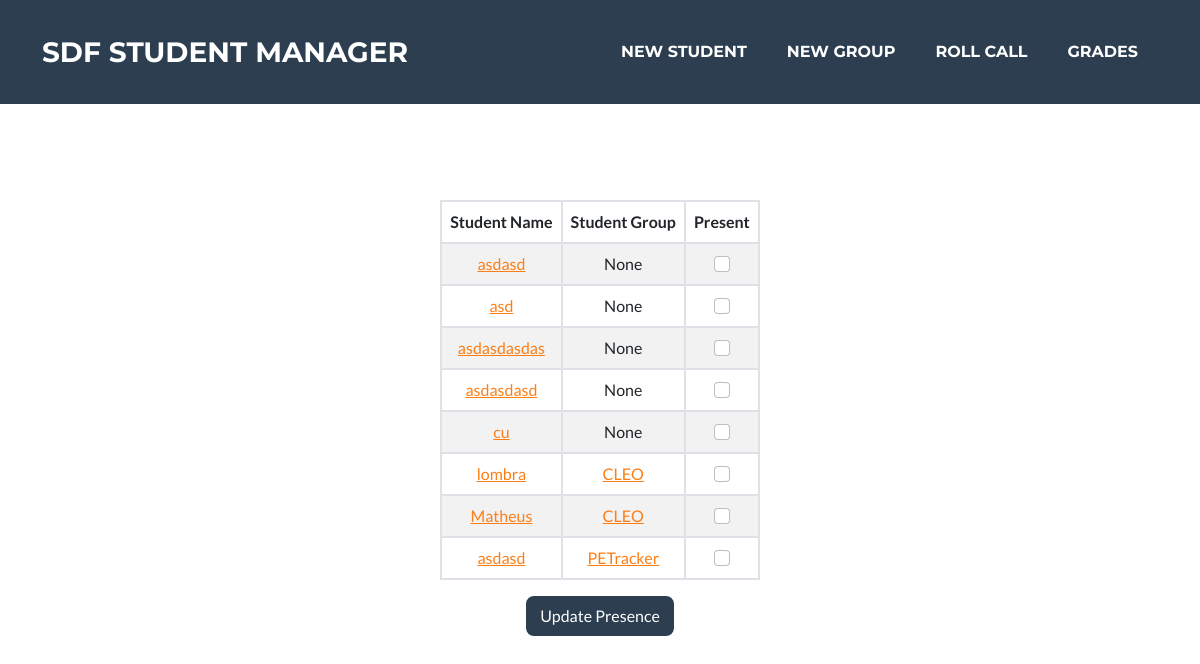
/rollcall/, run on an earlier commit of the app's database.
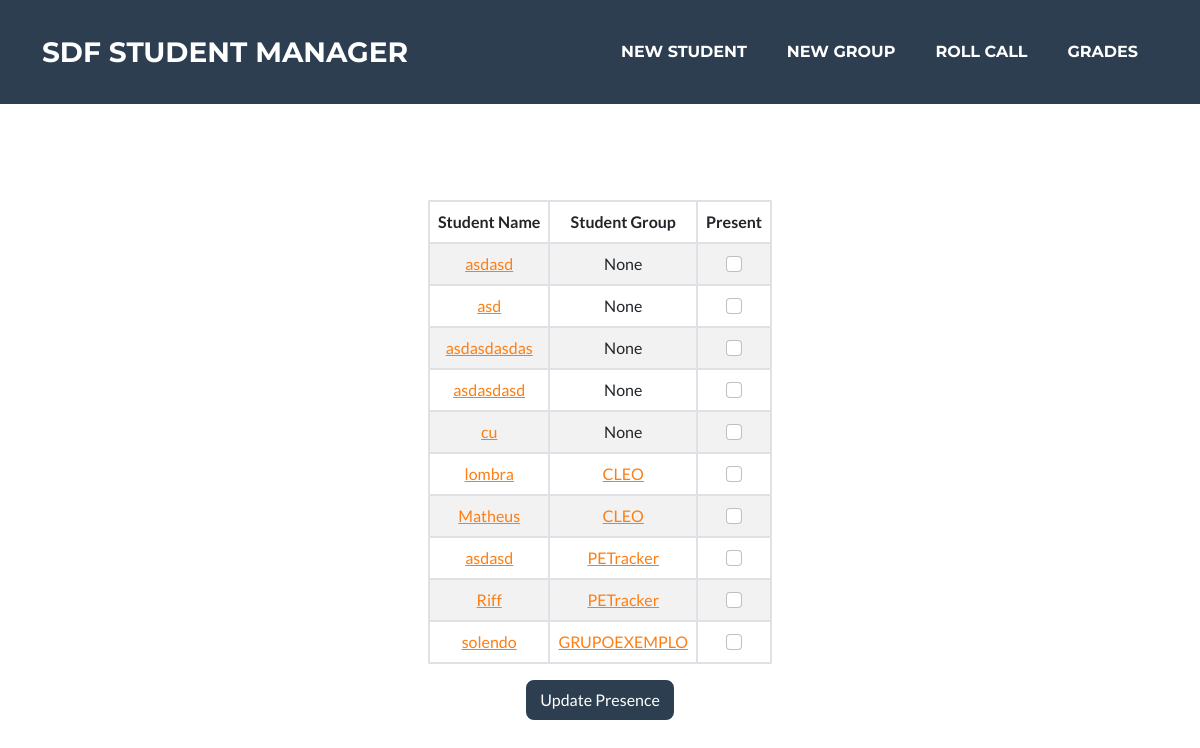
And on a later commit of the database.
### presence_count/models.py (models this page shows, shortened)
class Student(models.Model):
    name = models.CharField(max_length=100)
    email = models.EmailField(max_length=100)
    grade_1 = models.FloatField(default=0)
    grade_2 = models.FloatField(default=0)
    grade_avg = models.FloatField(default=0)
    presences = models.IntegerField(default=0)
    group = models.ForeignKey(Group, on_delete=models.PROTECT, default=None, null=True, blank=True)

class Group(models.Model):
    name = models.CharField(max_length=100)
    tracking = models.URLField(blank=True)
    repo = models.URLField(blank=True)
    prototype = models.URLField(blank=True)
    description = models.TextField(max_length=512, blank=True)
    def __str__(self):
        return self.name

### presence_count/views.py (the view)
# urls.py: path('rollcall/', views.roll_call, name='roll_call'),
def roll_call(request):
    student_list = Student.objects.all().order_by('group_id')
    if request.method == 'POST':
        id_list = request.POST.getlist('boxes')
        for student_id in id_list:
            Student.objects.filter(pk=int(student_id)).update(presences=F('presences')+1)
        return redirect('presence_count:home')
    return render(request, 'roll_call.html', {'student_list': student_list})

### presence_count/templates/roll_call.html (shortened to what this page needs)
{% extends 'base.html' %}
{% block body %}
<header class="masthead text-center">
	<div class="container d-flex align-items-center flex-column">
		<form action="" method="POST">
			<table class="table table-striped table-hover table-bordered">
				<thead>
					<tr>
						<th scope="col">Student Name</th>
						<th scope="col">Student Group</th>
						<th scope="col">Present</th>
					</tr>
				</thead>
				<tbody>
					{% for student in student_list %}
					<tr>
						<td><a href="{% url 'presence_count:view_student' student.id %}" target="_blank">{{student.name}}</a></td>
						{% if student.group %}
							<td><a href="{% url 'presence_count:view_group' student.group_id %}" target="_blank">{{student.group}}</a></td>
						{% else %}
							<td>{{student.group}}</td>
						{% endif %}
						<td>
							<div class="present-check">
								<input
									class="form-check-input"
									type="checkbox"
									value="{{student.id}}"
									name="boxes"
								/>
							</div>
						</td>
					</tr>
					{% endfor %}
				</tbody>
			</table>
			<button class="btn btn-secondary" type="submit">Update Presence</button>
		</form>
	</div>
</header>
{% endblock %}

What changed in the data, as far as the page shows it:
added Student: name "Riff", group "PETracker"
added Student: name "solendo", group "GRUPOEXEMPLO"
